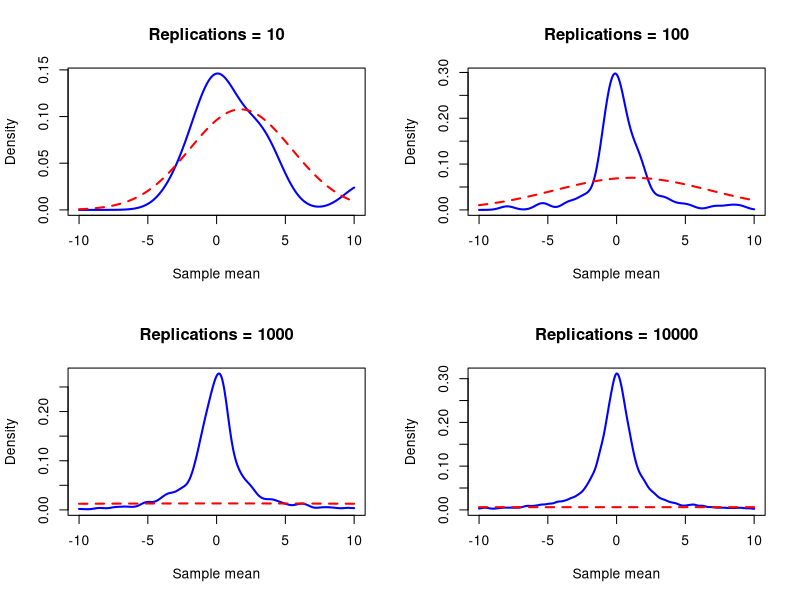
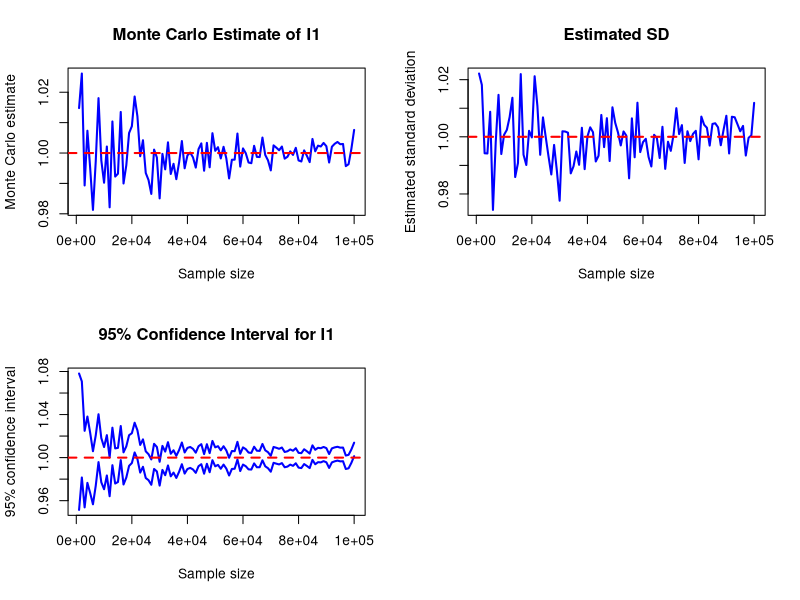
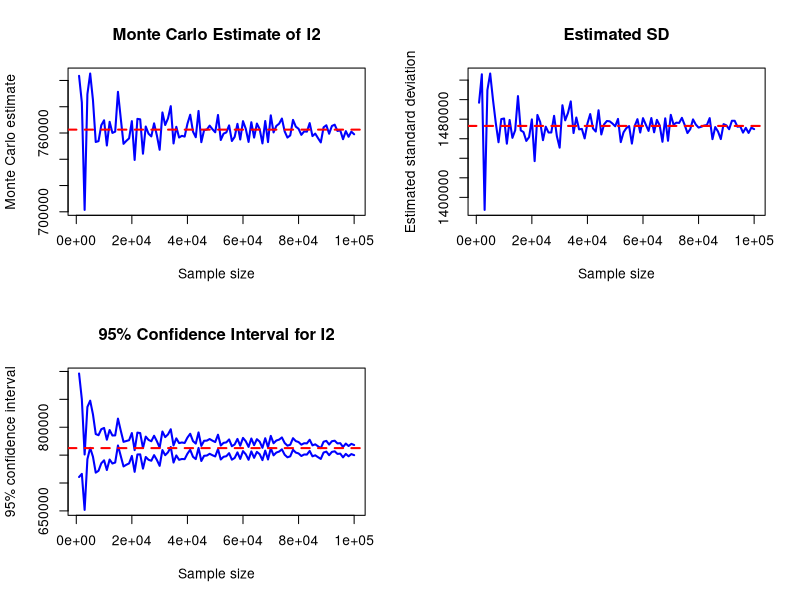

Generate these figures, in order, with R:
#Q1 Cauchy Distribution
#Q1(a) Compute the inverse distribution function

# Cauchy distribution (pdf): f(x) = 1 / (pi * (1 + x^2))
# pdf to cdf: integrate f(x) from -inf to x
# 1 / pi * integral 1 / (1 + t^2) dt = 1 / pi * arctan(t) {from -inf to x}
# = 1 / pi * (arctan(x) - arctan(-inf)) = 1 / pi * (arctan(x) + pi/2) = 1/2 + arctan(x)/pi
# CDF: F(x) = 1/2 + arctan(x)/pi

# set cdf = u, solve for x
# u = 1/2 + arctan(x)/pi => u - 1/2 = arctan(x)/pi = pi * (u - 1/2) = arctan(x)
# x = tan(pi * (u - 1/2))

inverse_cauchy <- function(u) {
  return(tan(pi * (u - 1/2)))
}

#Q1(b) Generate Cauchy randon numbers and show CLT doesn't hold (the mean and variance are undefined)
sample_size <- 500
replications <- c(10, 100, 1000, 10000)
par(mfrow = c(2, 2))
set.seed(2025)
for (i in seq_along(replications)) {
  M <- replications[i]
  samples <- matrix(runif(M * sample_size), nrow = M, ncol = sample_size)
  cauchy_samples <- inverse_cauchy(samples)

  sample_means <- rowMeans(cauchy_samples)
  empirical_density <- density(sample_means, from = -10, to = 10, n = 1000)

  fitted_mean <- mean(sample_means)
  fitted_sd <- sd(sample_means)
  fitted_normal <- dnorm(empirical_density$x, mean = fitted_mean, sd = fitted_sd)

  plot(
    empirical_density$x,
    empirical_density$y,
    type = "l",
    lwd = 2,
    col = "blue",
    xlim = c(-10, 10),
    ylim = c(0, max(empirical_density$y, fitted_normal)),
    main = paste("Replications =", M),
    xlab = "Sample mean",
    ylab = "Density"
  )

  lines(empirical_density$x, fitted_normal, col = "red", lwd = 2, lty = 2)
}


#Q2 Monte Carlo Method
# General Monte Carlo function
MonteCarlo <- function(samples, A, confidence = 0.95) {
  # Sample size
  n <- length(samples)
  
  # Apply A(x) to the simulated observations
  Y <- A(samples)
  
  # Monte Carlo estimate
  # mu_hat = (1/n) sum A(X_i)
  estimate <- mean(Y)
  
  # Estimated standard deviation of A(X)
  sd_est <- sd(Y)
  
  # Standard error
  standard_error <- sd_est / sqrt(n)
  
  # z value for chosen confidence level
  alpha <- 1 - confidence
  z <- qnorm(1 - alpha / 2)
  
  # Practical confidence interval for the true expectation
  CI_lower <- estimate - z * standard_error
  CI_upper <- estimate + z * standard_error
  
  return(
    c(
      estimate = estimate,
      sd = sd_est,
      SE = standard_error,
      CI_lower = CI_lower,
      CI_upper = CI_upper
    )
  )
}

#Q2(a): Interpret integral I1
# I1 = integral from 0 to inf of x * e^-x dx
# Density of exponential distribution: f(x) = lambda * exp(-lambda * x) for x >= 0
# Y ~ Exp(lambda)
# E[G[Y]] = integral from 0 to inf of G(x) * f(x) = G(x) * lambda * exp(-lambda * x)
# To have I1 = E[G[Y]], we need G(x) * lambda * exp(-lambda * x) = x * exp(-x)
# Set lambda = 1, then G(x) = x, so I1 = E[Y] where Y ~ Exp(1)
A1 <- function(x) {
  return(x)
}

#Q2(b): Give an asymptotic 95% confidence interval for the MC estimate
set.seed(2025)
n <- 10000
x <- rexp(n, rate = 1)
result_I1 <- MonteCarlo(x, A1, confidence = 0.95)
print(result_I1)

# Theoretical values: mu = 1, sigma = 1
mu1 <- 1
sigma1 <- 1

# Theoretical 95% interval for the Monte Carlo estimator:
# mu +/- 1.96 sigma / sqrt(n)

z <- qnorm(0.975)
theoretical_lower <- mu1 - z * sigma1 / sqrt(n)
theoretical_upper <- mu1 + z * sigma1 / sqrt(n)
c(
  theoretical_lower = theoretical_lower,
  theoretical_upper = theoretical_upper
)

par(mfrow = c(2,2))
set.seed(2025)
sample_sizes <- seq(1000, 100000, by = 1000)

# Storage
Q2_results <- matrix(NA, nrow = length(sample_sizes), ncol = 5)

colnames(Q2_results) <- c(
  "estimate",
  "sd",
  "SE",
  "CI_lower",
  "CI_upper"
)

#Q2(c): Repeat Monte Carlo experiment
for (i in seq_along(sample_sizes)) {
  n <- sample_sizes[i]
  # Generate sample
  X <- rexp(n, rate = 1)
  # Calculate estimate and confidence interval
  Q2_results[i, ] <- MonteCarlo(X, A1, 0.95)
}

# Plot 1: Monte Carlo estimate versus sample size
plot(
  sample_sizes,
  Q2_results[, "estimate"],
  type = "l",
  col = "blue",
  lwd = 2,
  xlab = "Sample size",
  ylab = "Monte Carlo estimate",
  main = "Monte Carlo Estimate of I1"
)

abline(h = mu1, col = "red", lwd = 2, lty = 2)

# Plot 2: Estimated SD versus theoretical SD
plot(
  sample_sizes,
  Q2_results[, "sd"],
  type = "l",
  col = "blue",
  lwd = 2,
  xlab = "Sample size",
  ylab = "Estimated standard deviation",
  main = "Estimated SD"
)

abline(h = sigma1, col = "red", lwd = 2, lty = 2)

# Plot 3: Practical confidence interval
plot(
  sample_sizes,
  Q2_results[, "CI_upper"],
  type = "l",
  col = "blue",
  lwd = 2,
  ylim = range(
    Q2_results[, "CI_lower"],
    Q2_results[, "CI_upper"]
  ),
  xlab = "Sample size",
  ylab = "95% confidence interval",
  main = "95% Confidence Interval for I1"
)

lines(sample_sizes, Q2_results[, "CI_lower"], col = "blue", lwd = 2)

abline(h = mu1, col = "red", lwd = 2, lty = 2)

#Q2(d): Repeat the entire Monte Carlo experiment many times.
# For a 95% CI, approximately 95% of intervals should
# contain the true value mu = 1.
set.seed(2025)
trials <- 1000
sample_size <- 1000
contains_true_value <- logical(trials)

for (j in 1:trials) {
  X <- rexp(sample_size, rate = 1) 
  result <- MonteCarlo(X, A1, confidence = 0.95)
  contains_true_value[j] <- result["CI_lower"] <= mu1 && mu1 <= result["CI_upper"]
}

coverage_probability <- mean(contains_true_value)
print(coverage_probability)
coverage_percentage <- 100 * coverage_probability

print(paste("Empirical coverage =", round(coverage_percentage, 2), "%"))
# We expect approximately 95%.


#Q3
#I2 = integral from 1 to 8 ((x^7 -3x^2) * (e^(4-sqrt(x))) * sin^2(x)) / (x-1/2)
# Since the integral has finite limits, the simplest choice is to use a uniform distribution on [1, 8]
# The pdf of a uniform random variable on [a, b] is 1 / (b - a)
# For I2, the pdf (f_X(x)) is 1 / (8 - 1) = 1 / 7 for x in [1, 8]
# Let f(x) = ((x^7 -3x^2) * (e^(4-sqrt(x))) * sin^2(x)) / (x-1/2)
# Since pdf is 1 / 7, A(x) = 7 * f(x)

f <- function(x) {
  return(((x^7 - 3 * x^2) * (exp(4 - sqrt(x))) * sin(x)^2) / (x - 1/2))
}

A2 <- function(x) {
  return(7 * f(x))
}

#Q3(a): MCE of I2
set.seed(2025)
n <- 10000
# Generate Uniform(1,8) observations
X <- runif(n, min = 1, max = 8)
# Monte Carlo estimate
result_I2 <- MonteCarlo(X, A2, confidence = 0.95)
print(result_I2)

#Q3(b): Give an asymptotic 95% confidence interval for the MC estimate
# Theoretical value of the integral
mu2 <- integrate(f, lower = 1, upper = 8)$value
print(mu2)

# Theoretical variance and 95% CI
# Var[A(X)] = E[A(X)^2] - (E[A(X)])^2
# E[A(X)^2] = integral from 1 to 8 of A(x)^2 * f_X(x) dx

EA2 <- integrate(function(x) A2(x)^2 * (1/7), lower = 1, upper = 8)$value

Var_A2 <- EA2 - mu2^2
sigma2 <- sqrt(Var_A2)

print(
c(
    true_integral = mu2,
    theoretical_sd = sigma2
  )
)

# Theoretical 95% interval for estimator
theoretical_Q3_CI <- c(
  mu2 - z * sigma2 / sqrt(n),
  mu2 + z * sigma2 / sqrt(n)
)
print(theoretical_Q3_CI)

#Q3(c): Repeat for different sample sizes and plot the results
par(mfrow = c(2,2))
set.seed(2025)
sample_sizes <- seq(1000, 100000, by = 1000)

# Storage
Q3_results <- matrix(NA, nrow = length(sample_sizes), ncol = 5)

colnames(Q3_results) <- c(
  "estimate",
  "sd",
  "SE",
  "CI_lower",
  "CI_upper"
)

# Repeat Monte Carlo experiment
for (i in seq_along(sample_sizes)) {
  n <- sample_sizes[i]
  # Generate sample
  X <- runif(n, min = 1, max = 8)
  # Calculate estimate and confidence interval
  Q3_results[i, ] <- MonteCarlo(X, A2, 0.95)
}

# Plot 1: Monte Carlo estimate versus sample size
plot(
  sample_sizes,
  Q3_results[, "estimate"],
  type = "l",
  col = "blue",
  lwd = 2,
  xlab = "Sample size",
  ylab = "Monte Carlo estimate",
  main = "Monte Carlo Estimate of I2"
)

abline(h = mu2, col = "red", lwd = 2, lty = 2)

# Plot 2: Estimated SD versus theoretical SD
plot(
  sample_sizes,
  Q3_results[, "sd"],
  type = "l",
  col = "blue",
  lwd = 2,
  xlab = "Sample size",
  ylab = "Estimated standard deviation",
  main = "Estimated SD"
)

abline(h = sigma2, col = "red", lwd = 2, lty = 2)

# Plot 3: Practical confidence interval
plot(
  sample_sizes,
  Q3_results[, "CI_upper"],
  type = "l",
  col = "blue",
  lwd = 2,
  ylim = range(
    Q3_results[, "CI_lower"],
    Q3_results[, "CI_upper"]
  ),
  xlab = "Sample size",
  ylab = "95% confidence interval",
  main = "95% Confidence Interval for I2"
)

lines(sample_sizes, Q3_results[, "CI_lower"], col = "blue", lwd = 2)

abline(h = mu2, col = "red", lwd = 2, lty = 2)
